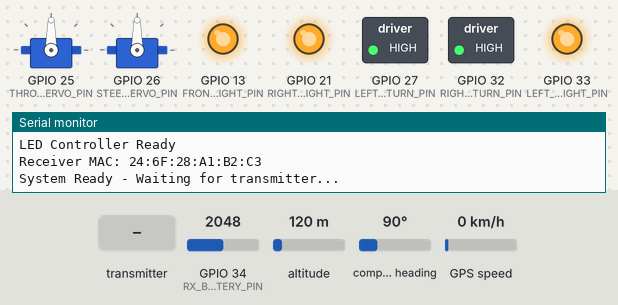
Recording of a sketch running on a simulated ESP32. Shown: 2 × servo, switched loads named in the sketch (green lamp = pin HIGH), output pins drawn as LEDs (lit = HIGH), the last lines printed to the serial monitor. Dashed ring = blinking. The test bench sets the inputs (shaded band); at power-on: GPIO 34 (RX_BATTERY_PIN) = 2048, altitude 120 m, compass heading 90°, GPS speed 0 km/h (analog values on the 0–4095 scale). The GPS gets a fix after 3 s at 37.7749, -122.4194 with 8 satellites.

Above: at 2.2 s.
2.3 s: the transmitter starts sending throttle = 0
At 3.27 s:
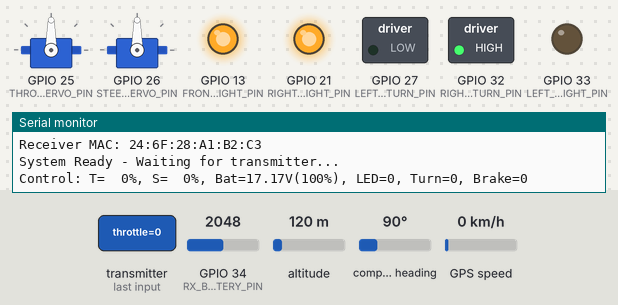
6.5 s: the transmitter starts sending ledMode = 1
10.0 s: the transmitter starts sending steering = 1024
At 12.89 s:
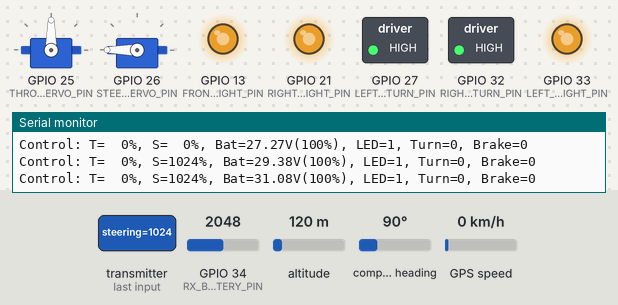
13.5 s: the transmitter starts sending throttle = 1024
At 15.89 s:
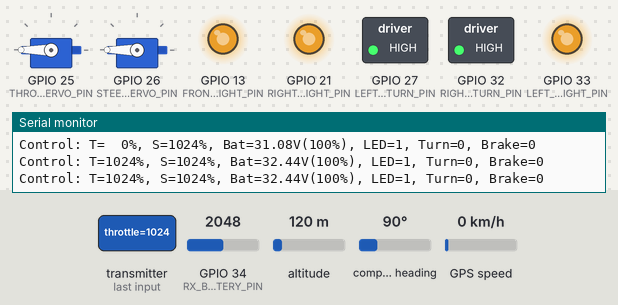
17.0 s: the transmitter starts sending steering = 0
At 17.67 s:
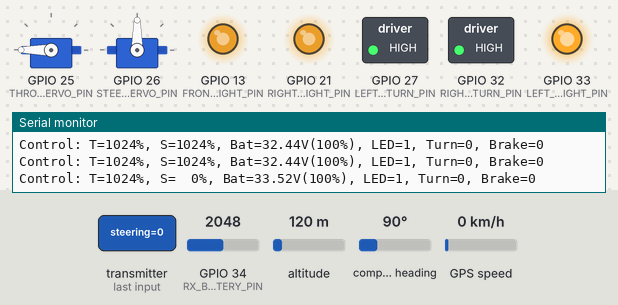
20.5 s: the transmitter starts sending turnSignal = 64
At 23.73 s:
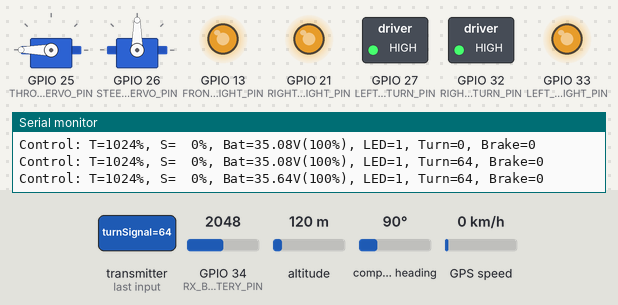
Timing chart, 0 to 26.4 s (numbered marks = the images above; inputs shaded):
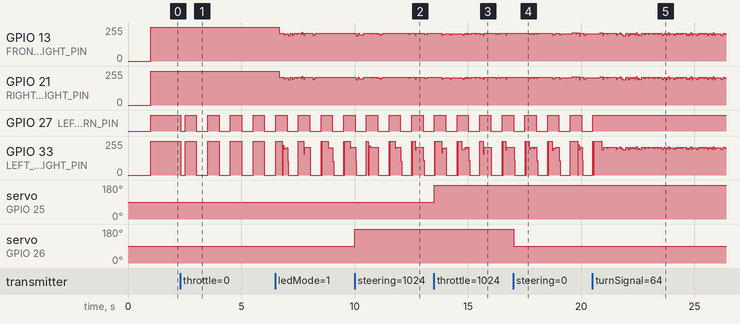

Measured:
- after the input at 2.3 s, GPIO 27 (LEFT_FRONT_TURN_PIN): HIGH → LOW at once, then repeats every 1.0 s: HIGH 0.50 s, LOW 0.50 s; GPIO 33 (LEFT_BACK_LIGHT_PIN): 255/255 → 0/255 at once, then repeats every 1.0 s: 255/255 0.50 s, 0/255 0.50 s
- after the input at 10.0 s, servo on GPIO 26 (STEERING_SERVO_PIN): 90° → 180° at once
- after the input at 13.5 s, servo on GPIO 25 (THROTTLE_SERVO_PIN): 90° → 180° at once
- after the input at 17.0 s, servo on GPIO 26 (STEERING_SERVO_PIN): 180° → 90° at once
- after the input at 20.5 s, GPIO 27 (LEFT_FRONT_TURN_PIN): goes on until 20.5 s, then stays HIGH

The sketch:

receiverRC.ino
```cpp
//ESP32 RC RECEIVER
#include <esp_now.h>
#include <WiFi.h>
#include <ESP32Servo.h>
#include <TinyGPS++.h>
#include <HardwareSerial.h>

//Servo pins
#define THROTTLE_SERVO_PIN 25
#define STEERING_SERVO_PIN 26
#define RX_BATTERY_PIN 34

//LED Control Pins
#define FRONT_LIGHT_PIN 13
#define LEFT_FRONT_TURN_PIN 27
#define RIGHT_FRONT_TURN_PIN 32
#define LEFT_BACK_LIGHT_PIN 33
#define RIGHT_BACK_LIGHT_PIN 21

//GPS Setup
HardwareSerial gpsSerial(1);
TinyGPSPlus gps;

//Servo settings
#define SERVO_MIN 500
#define SERVO_MAX 2500
#define SERVO_CENTER 1500

//Servo angles
#define STEERING_LEFT_ANGLE  180
#define STEERING_RIGHT_ANGLE 0
#define STEERING_CENTER_ANGLE 90
#define THROTTLE_FORWARD_ANGLE  180
#define THROTTLE_REVERSE_ANGLE  0
#define THROTTLE_CENTER_ANGLE   90

//ESC PWM Detection
#define PWM_NEUTRAL 1500
#define PWM_THRESHOLD 50
#define PWM_BRAKE_THRESHOLD 1450

//Transmitter MAC address in Hex
uint8_t transmitterMAC[] = {0x70, 0x70, 0x07, 0xE6, 0xC3, 0x6C};

//Data structures
typedef struct
{
  int throttle;
  int steering;
  uint32_t timestamp;
  uint8_t seq_num;
  float txBattery;
  uint8_t ledMode;  //0=Off, 1=20%, 2=100%
  uint8_t turnSignal; //0=Left, 1=Off, 2=Right
} ControlData;
typedef struct
{
  float speed;
  float rxBattery;
  float rpm;
  uint8_t satellites;
  uint8_t seq_num;
} TelemetryData;
ControlData rxData;
TelemetryData txTelemetry;
Servo throttleServo, steeringServo;
unsigned long lastReceiveTime = 0;
unsigned long lastTelemetryTime = 0;
const long telemetryInterval = 100;
float totalDistance = 0.0;
unsigned long lastGPSUpdate = 0;

//LED CONTROL
int lightMode = 0; //0=Off, 1=20%, 2=100% Front/20% Back
int turnSignalMode = 1; //0=Left, 1=Off, 2=Right
bool brakeActive = false;
bool motorNeutral = true;
bool motorReverse = false;
bool manualBrakeActive = false;

//Turn signal timing
bool blinkState = false;
unsigned long blinkTimer = 0;
const int blinkInterval = 500;

//Brake timing
unsigned long brakeTimer = 0;
const unsigned long brakeDuration = 4000;

//PWM Variables
unsigned long pwmTimer = 0;
bool pwmState = false;
const int pwmOnTime = 4; // 4ms ON for 20% duty cycle (4/(4+16)=20%)
const int pwmOffTime = 16; // 16ms OFF

//Battery Reading Variables
float lastRxBatteryVoltage = 12.0; //Start with nominal voltage
unsigned long lastBatteryReadTime = 0;
const unsigned long batteryReadInterval = 2000; //Read battery every 2 seconds
const float BATTERY_MIN = 9.9;
const float BATTERY_MAX = 12.6;

//Calibration
const float CAL_M = (12.6 - 10.5) / (10.04 - 7.91);
const float CAL_B = 10.5 - CAL_M * 7.91;
const float DIVIDER_RATIO = 21.606;

//Map control percentage to servo angle
int controlToAngle(int controlPercent, int minAngle, int maxAngle, int centerAngle)
{
  if (controlPercent >= 0) {
    return map(controlPercent, 0, 100, centerAngle, maxAngle);
  } else {
    return map(controlPercent, -100, 0, minAngle, centerAngle);
  }
}

//Battery Reading Functions
void updateBatteryReading()
{
  unsigned long currentMillis = millis();

  if (currentMillis - lastBatteryReadTime >= batteryReadInterval) {
    lastBatteryReadTime = currentMillis;

    int adcValue = analogRead(RX_BATTERY_PIN);

    float espVoltage = adcValue * 3.3 / 4095.0;
    float rawVoltage = espVoltage * DIVIDER_RATIO;
    float newVoltage = CAL_M * rawVoltage + CAL_B;

    //low-pass filter for stability
    static float filteredVoltage = 12.0;
    filteredVoltage = filteredVoltage * 0.8 + newVoltage * 0.2;
    lastRxBatteryVoltage = filteredVoltage;
  }
}

float getRxBatteryVoltage()
{
  return lastRxBatteryVoltage;
}

int calculateBatteryPercentage(float voltage)
{
  if (voltage <= BATTERY_MIN) return 0;
  if (voltage >= BATTERY_MAX) return 100;
  return (int)((voltage - BATTERY_MIN) / (BATTERY_MAX - BATTERY_MIN) * 100.0);
}

int getBatteryPercentage()
{
  return calculateBatteryPercentage(lastRxBatteryVoltage);
}

//RPM Functions
float calculateRPM(int throttlePercent)
{
  float rpm = abs(throttlePercent) * 80.0;

  static float lastRPM = 0;
  if (throttlePercent == 0)
  {
    rpm = 0;
  }
  else if (rpm > lastRPM)
  {
    rpm = lastRPM + (rpm - lastRPM) * 0.3;
  }
  else
  {
    rpm = lastRPM + (rpm - lastRPM) * 0.5;
  }

  lastRPM = rpm;
  return rpm;
}

//LED Functions
void setupLEDs()
{
  Serial.println("Initializing LED Controller...");

  pinMode(FRONT_LIGHT_PIN, OUTPUT);
  pinMode(LEFT_FRONT_TURN_PIN, OUTPUT);
  pinMode(RIGHT_FRONT_TURN_PIN, OUTPUT);
  pinMode(LEFT_BACK_LIGHT_PIN, OUTPUT);
  pinMode(RIGHT_BACK_LIGHT_PIN, OUTPUT);

  //All OFF
  digitalWrite(FRONT_LIGHT_PIN, HIGH);
  digitalWrite(LEFT_FRONT_TURN_PIN, HIGH);
  digitalWrite(RIGHT_FRONT_TURN_PIN, HIGH);
  digitalWrite(LEFT_BACK_LIGHT_PIN, HIGH);
  digitalWrite(RIGHT_BACK_LIGHT_PIN, HIGH);

  Serial.println("LED Controller Ready");
}

void detectBrakeState(int throttleAngle) {
  int throttlePulse = map(throttleAngle, 0, 180, SERVO_MIN, SERVO_MAX);

  if (throttlePulse > (PWM_NEUTRAL - PWM_THRESHOLD) && throttlePulse < (PWM_NEUTRAL + PWM_THRESHOLD))
  {
    motorNeutral = true;
    motorReverse = false;
  }
  else if (throttlePulse < PWM_NEUTRAL)
  {
    motorNeutral = false;
    motorReverse = true;
  }
  else
  {
    motorNeutral = false;
    motorReverse = false;
  }

  static float lastRPM = 0;
  float currentRPM = calculateRPM(rxData.throttle);

  if (lastRPM > 2500.0 && currentRPM < 1000.0 && currentRPM > 0)
  {
    manualBrakeActive = true;
    brakeTimer = millis();
    Serial.println("Brake lights ACTIVATED");
  }

  if (manualBrakeActive && (millis() - brakeTimer > brakeDuration))
  {
    manualBrakeActive = false;
    Serial.println("Brake lights DEACTIVATED");
  }

  lastRPM = currentRPM;
  brakeActive = manualBrakeActive || (motorReverse && throttlePulse < PWM_BRAKE_THRESHOLD);
}

void updateLEDs()
{
  unsigned long currentMillis = millis();

  //Update turn signal blink
  if (currentMillis - blinkTimer >= blinkInterval)
  {
    blinkState = !blinkState;
    blinkTimer = currentMillis;
  }

  //Update PWM timing
  if (currentMillis - pwmTimer >= (pwmState ? pwmOnTime : pwmOffTime))
  {
    pwmTimer = currentMillis;
    pwmState = !pwmState;
  }

  static bool frontLightState = HIGH;
  bool newFrontState;

  if (lightMode == 0)
  {
    newFrontState = HIGH; //OFF
  }
  else if (lightMode == 1)
  {
    //20% ON
    if (pwmState)
    {
      newFrontState = LOW; //ON
    }
    else
    {
      newFrontState = HIGH; //OFF
    }
  }
  else if (lightMode == 2)
  {
    newFrontState = LOW; //100% ON
  }
  else
  {
    newFrontState = HIGH; //OFF
  }

  //Only update if state changed
  if (newFrontState != frontLightState)
  {
    digitalWrite(FRONT_LIGHT_PIN, newFrontState);
    frontLightState = newFrontState;
  }

  //Turn Signals
  static bool lastLeftTurnState = HIGH;
  static bool lastRightTurnState = HIGH;

  if (turnSignalMode == 0) //Left
  {
    bool newLeftState = blinkState ? LOW : HIGH;
    if (newLeftState != lastLeftTurnState)
    {
      digitalWrite(LEFT_FRONT_TURN_PIN, newLeftState);
      lastLeftTurnState = newLeftState;
    }
    if (lastRightTurnState != HIGH)
    {
      digitalWrite(RIGHT_FRONT_TURN_PIN, HIGH);
      lastRightTurnState = HIGH;
    }
  }
  else if (turnSignalMode == 2) //Right
  {
    bool newRightState = blinkState ? LOW : HIGH;
    if (newRightState != lastRightTurnState)
    {
      digitalWrite(RIGHT_FRONT_TURN_PIN, newRightState);
      lastRightTurnState = newRightState;
    }
    if (lastLeftTurnState != HIGH)
    {
      digitalWrite(LEFT_FRONT_TURN_PIN, HIGH);
      lastLeftTurnState = HIGH;
    }
  }
  else //OFF
  {
    if (lastLeftTurnState != HIGH)
    {
      digitalWrite(LEFT_FRONT_TURN_PIN, HIGH);
      lastLeftTurnState = HIGH;
    }
    if (lastRightTurnState != HIGH)
    {
      digitalWrite(RIGHT_FRONT_TURN_PIN, HIGH);
      lastRightTurnState = HIGH;
    }
  }

  //Back Lights
  static bool leftBackState = HIGH;
  static bool rightBackState = HIGH;

  if (brakeActive)
  {
    //Brake active
    digitalWrite(LEFT_BACK_LIGHT_PIN, LOW);
    digitalWrite(RIGHT_BACK_LIGHT_PIN, LOW);
    leftBackState = LOW;
    rightBackState = LOW;
  }
  else
  {
    //Left blight
    bool newLeftBackState;

    if (turnSignalMode == 0 && blinkState)
    {
      //Left turn signal blinking
      newLeftBackState = LOW;
    }
    else
    {
      //Normal back light behavior (20% when lightMode is 1 or 2)
      if (lightMode == 1 || lightMode == 2) {
        //Both position 1 and 2: Back lights at 20%
        if (pwmState)
        {
          newLeftBackState = LOW; //ON
        }
        else
        {
          newLeftBackState = HIGH; //OFF
        }
      }
      else
      {
        //Position 0: Blights OFF
        newLeftBackState = HIGH;
      }
    }

    //Only update if state changed
    if (newLeftBackState != leftBackState)
    {
      digitalWrite(LEFT_BACK_LIGHT_PIN, newLeftBackState);
      leftBackState = newLeftBackState;
    }

    //Right blight
    bool newRightBackState;

    if (turnSignalMode == 2 && blinkState)
    {
      //Right turn signal blinking
      newRightBackState = LOW;
    }
    else
    {
      //Normal back light behavior (20% when lightMode is 1 or 2)
      if (lightMode == 1 || lightMode == 2)
      {
        //Both position 1 and 2: Back lights at 20%
        if (pwmState)
        {
          newRightBackState = LOW; //ON
        }
        else
        {
          newRightBackState = HIGH; //OFF
        }
      }
      else
      {
        //Position 0: Back lights OFF
        newRightBackState = HIGH;
      }
    }

    //Only update if state changed
    if (newRightBackState != rightBackState)
    {
      digitalWrite(RIGHT_BACK_LIGHT_PIN, newRightBackState);
      rightBackState = newRightBackState;
    }
  }
}

//ESP callback
void onDataReceived(const esp_now_recv_info_t *recv_info, const uint8_t *incomingData, int len)
{
  lastReceiveTime = millis();

  if (len == sizeof(ControlData))
  {
    memcpy(&rxData, incomingData, sizeof(ControlData));

    //Update LED commands
    lightMode = rxData.ledMode;
    turnSignalMode = rxData.turnSignal;

    //Map to servo angles
    int throttleAngle = controlToAngle(rxData.throttle, THROTTLE_REVERSE_ANGLE, THROTTLE_FORWARD_ANGLE, THROTTLE_CENTER_ANGLE);
    int steeringAngle = controlToAngle(rxData.steering, STEERING_RIGHT_ANGLE, STEERING_LEFT_ANGLE, STEERING_CENTER_ANGLE);
    int throttlePulse = map(throttleAngle, 0, 180, SERVO_MIN, SERVO_MAX);
    int steeringPulse = map(steeringAngle, 0, 180, SERVO_MIN, SERVO_MAX);

    throttleServo.writeMicroseconds(throttlePulse);
    steeringServo.writeMicroseconds(steeringPulse);

    detectBrakeState(throttleAngle);

    static unsigned long lastDebug = 0;
    if (millis() - lastDebug > 1000)
    {
      int batteryPercent = getBatteryPercentage();

      Serial.printf("Control: T=%3d%%, S=%3d%%, Bat=%.2fV(%d%%), LED=%d, Turn=%d, Brake=%d\n", rxData.throttle, rxData.steering, lastRxBatteryVoltage, batteryPercent, lightMode, turnSignalMode, brakeActive);
      lastDebug = millis();
    }
  }
}

void setupESPNowForTelemetry()
{
  esp_now_peer_info_t peerInfo;
  memset(&peerInfo, 0, sizeof(peerInfo));

  uint8_t broadcastAddr[] = {0xFF, 0xFF, 0xFF, 0xFF, 0xFF, 0xFF};
  memcpy(peerInfo.peer_addr, broadcastAddr, 6);
  peerInfo.channel = 0;
  peerInfo.ifidx = WIFI_IF_STA;
  peerInfo.encrypt = false;

  esp_now_add_peer(&peerInfo);
}

void setup()
{
  Serial.begin(115200);
  delay(1000);

  Serial.println("\n==================================================");
  Serial.println("RC RECEIVER");
  Serial.println("Light Modes:");
  Serial.println("  0 = All OFF");
  Serial.println("  1 = Front 20%, Back 20%");
  Serial.println("  2 = Front 100%, Back 20%");
  Serial.println("==================================================");

  gpsSerial.begin(9600, SERIAL_8N1, 16, 17);

  throttleServo.attach(THROTTLE_SERVO_PIN, SERVO_MIN, SERVO_MAX);
  steeringServo.attach(STEERING_SERVO_PIN, SERVO_MIN, SERVO_MAX);

  throttleServo.writeMicroseconds(SERVO_CENTER);
  steeringServo.writeMicroseconds(SERVO_CENTER);

  //Init Battery Monitoring
  pinMode(RX_BATTERY_PIN, INPUT);
  analogReadResolution(12);
  analogSetAttenuation(ADC_11db);

  setupLEDs();

  WiFi.mode(WIFI_STA);

  Serial.print("Receiver MAC: ");
  Serial.println(WiFi.macAddress());

  if (esp_now_init() != ESP_OK)
  {
    Serial.println("ESP-NOW init failed!");
    ESP.restart();
  }

  esp_now_register_recv_cb(onDataReceived);
  setupESPNowForTelemetry();

  Serial.println("\nSystem Ready - Waiting for transmitter...");
}

void loop()
{
  if (gpsSerial.available() > 0)
  {
    gps.encode(gpsSerial.read());
  }

  updateLEDs();
  updateBatteryReading();

  //Telemetry
  static unsigned long lastFastLoop = 0;
  if (millis() - lastFastLoop > 10)
  {
    lastFastLoop = millis();

    if (millis() - lastTelemetryTime >= telemetryInterval)
    {
      lastTelemetryTime = millis();
      txTelemetry.seq_num++;

      if (gps.speed.isValid())
      {
        txTelemetry.speed = gps.speed.kmph();
      }
      else
      {
        txTelemetry.speed = 0.0;
      }

      txTelemetry.rxBattery = lastRxBatteryVoltage;
      txTelemetry.rpm = calculateRPM(rxData.throttle);

      if (gps.satellites.isValid())
      {
        txTelemetry.satellites = gps.satellites.value();
      }
      else
      {
        txTelemetry.satellites = 0;
      }

      uint8_t broadcastAddr[] = {0xFF, 0xFF, 0xFF, 0xFF, 0xFF, 0xFF};
      esp_now_send(broadcastAddr, (uint8_t *)&txTelemetry, sizeof(txTelemetry));
    }

    //Failsafe
    if (millis() - lastReceiveTime > 1000 && lastReceiveTime > 0) {
      throttleServo.writeMicroseconds(SERVO_CENTER);
      steeringServo.writeMicroseconds(SERVO_CENTER);
    }
  }

  //delay (none rn)
}
```
